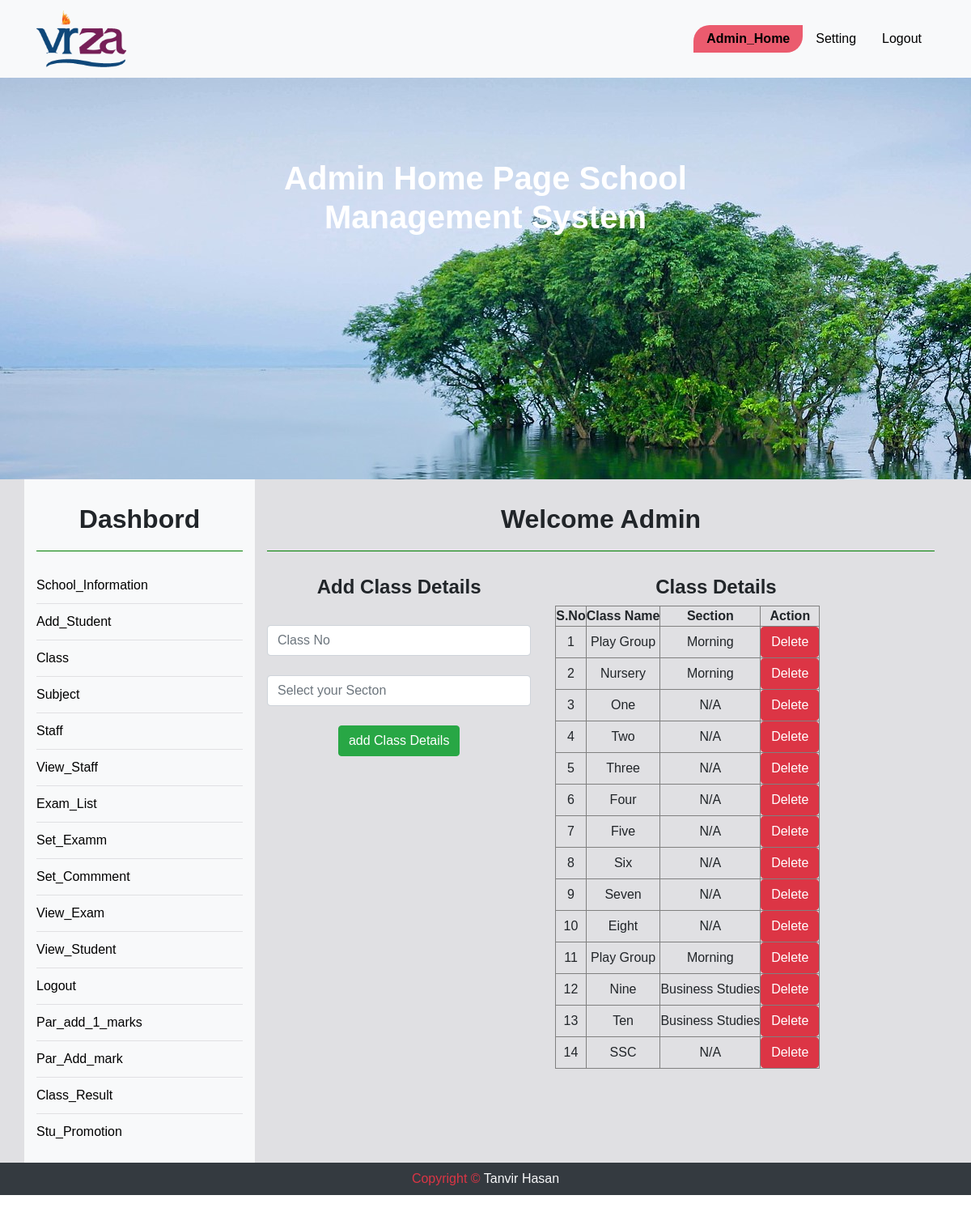
The page /add_class.php on the database as committed earlier.
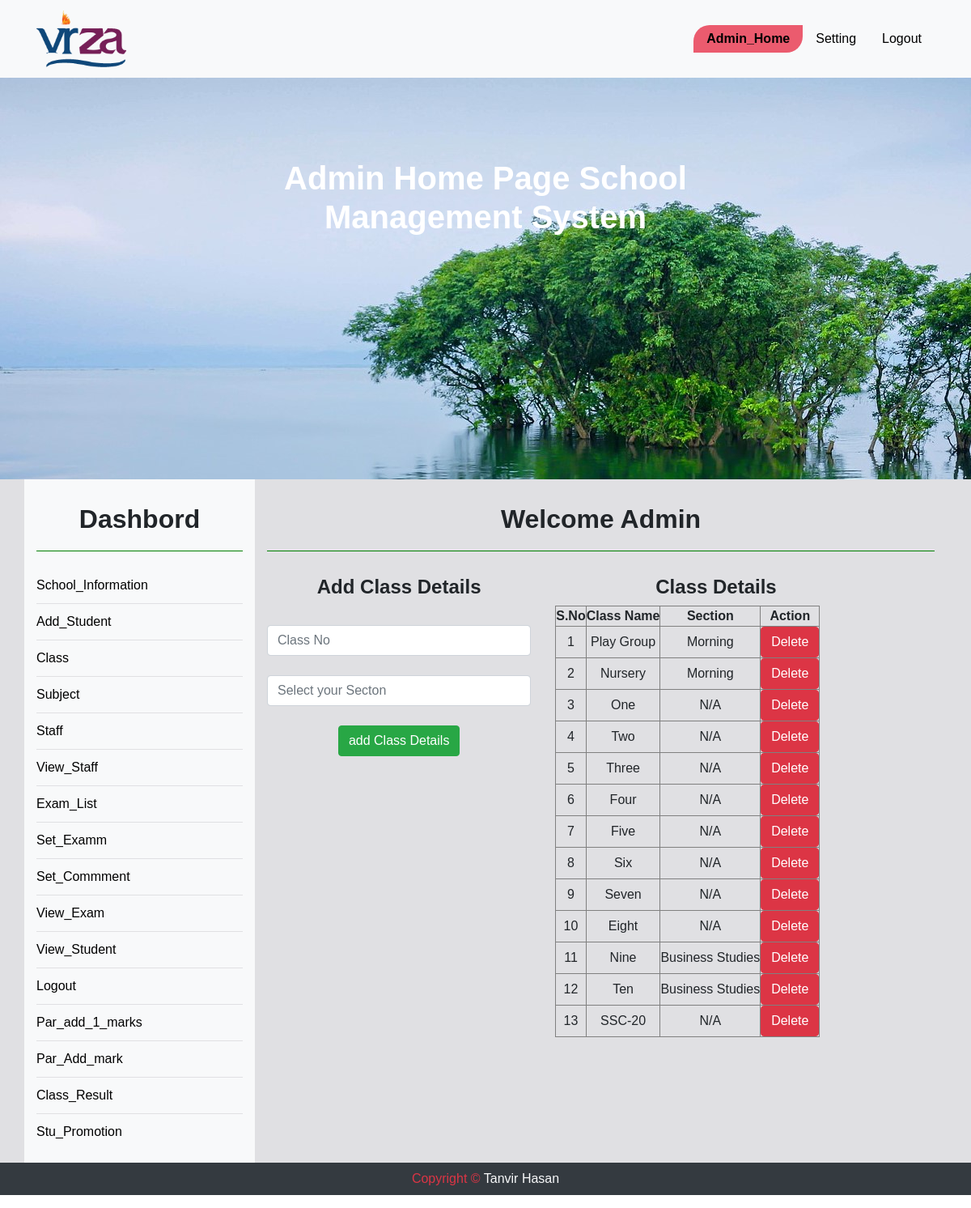
The same page on the database as committed later.
### tables this page shows
CREATE TABLE `class` (
  `CID` int(11) NOT NULL,
  `CNAME` varchar(150) NOT NULL,
  `CSEC` varchar(150) NOT NULL
);

### add_class.php (the view, shortened to what this page needs)
<?php include "admin_header.php"; ?>
<div class="container_full d_back" style ='margin-top: 0px;'>
	<div class="container text-center">
		<div class="row" id="vir">
	<?php include "sidebar.php"; ?>
			<div class="col-md-9">
				<h2>Welcome Admin</h2>
				<div class="row">
					<div class="col-5 fix">
						<h4><b>Add Class Details</b></h4>
						 <?php
							require_once('database.php');
						 ?>
						<form method="post" action="<?php echo $_SERVER['PHP_SELF'];?>">
							<br>
							<input type="text" name="cname" placeholder="Class No" required class="input form-control"> <br>
							<input type="text" name="sec" placeholder="Select your Secton " required class="input form-control"> <br>
							<button type="submit" class="btn btn-success" name="submit"> add Class Details</button>
						</form>
					</div>
					<div class="col-6 text-center">
						<h4><b>Class Details</b></h4>
						<table border="1px">
							<tr>
								<th>S.No</th>
								<th>Class Name</th>
								<th>Section</th>
								<th> Action </th>
							</tr>
							<?php
								$s="select * from class";
								$res=$db->query($s);
								if($res->num_rows>0){
									$i=0;
									while($r=$res->fetch_assoc()){
										$i++;
										echo "
										<tr>
											<td>{$i}</td>
											<td>{$r["CNAME"]}</td>
											<td>{$r["CSEC"]}</td>
											<td><a href='delete.php?id={$r["CID"]}' class='btn btn-danger'>Delete</a></td>
										</tr>
										";
									}
								}
							 ?>
						</table>
					</div>
				</div>
			</div>
		</div>
	</div>
</div>
<?php include "footer.php"; ?>

Rows that differ between the two databases and show on the page:
removed class: CNAME "Play Group", CSEC "Morning"
removed class: CNAME "SSC", CSEC "N/A"
added class: CNAME "SSC-20", CSEC "N/A"
